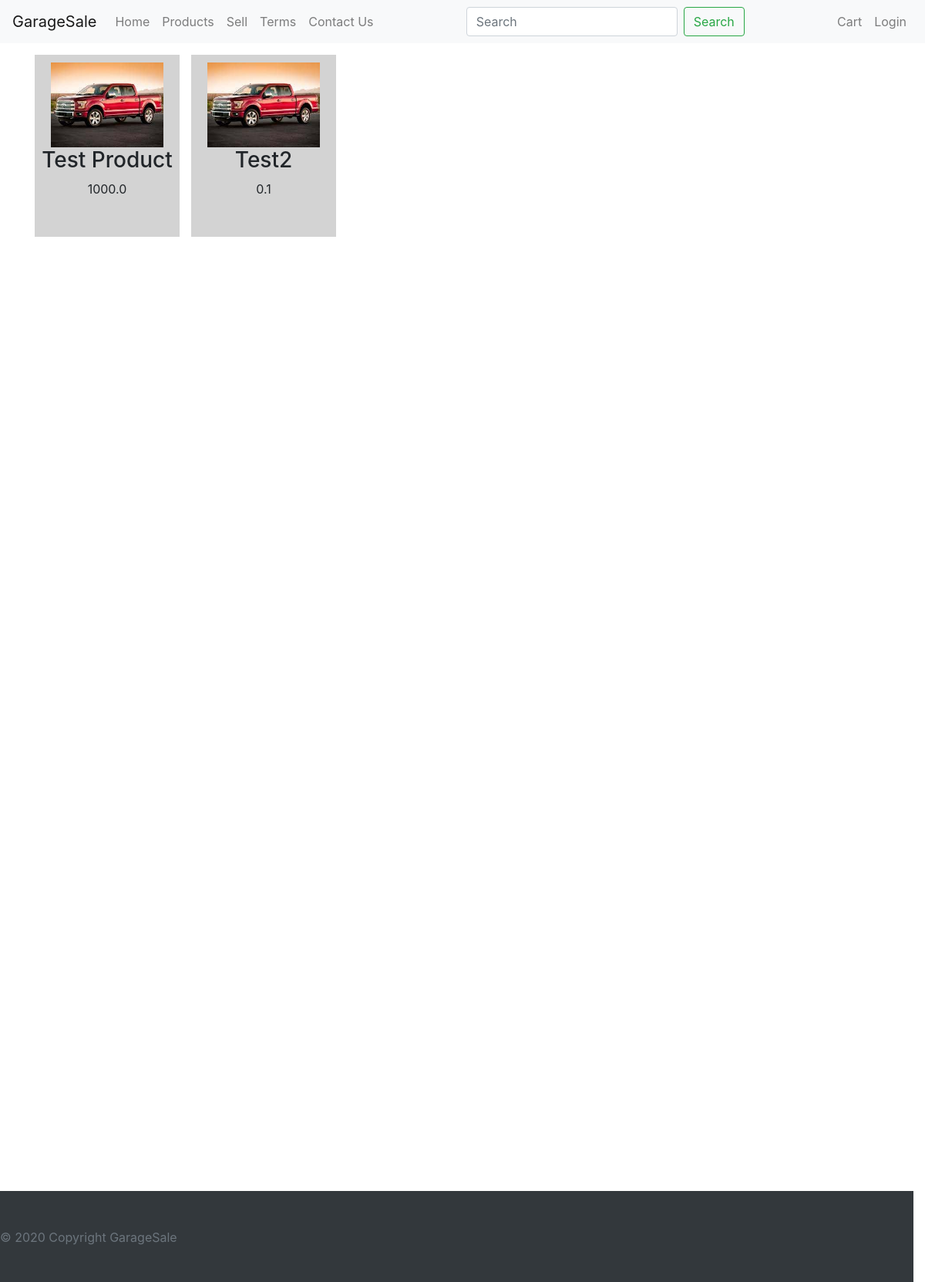
/products, run on an earlier commit of the app's database.
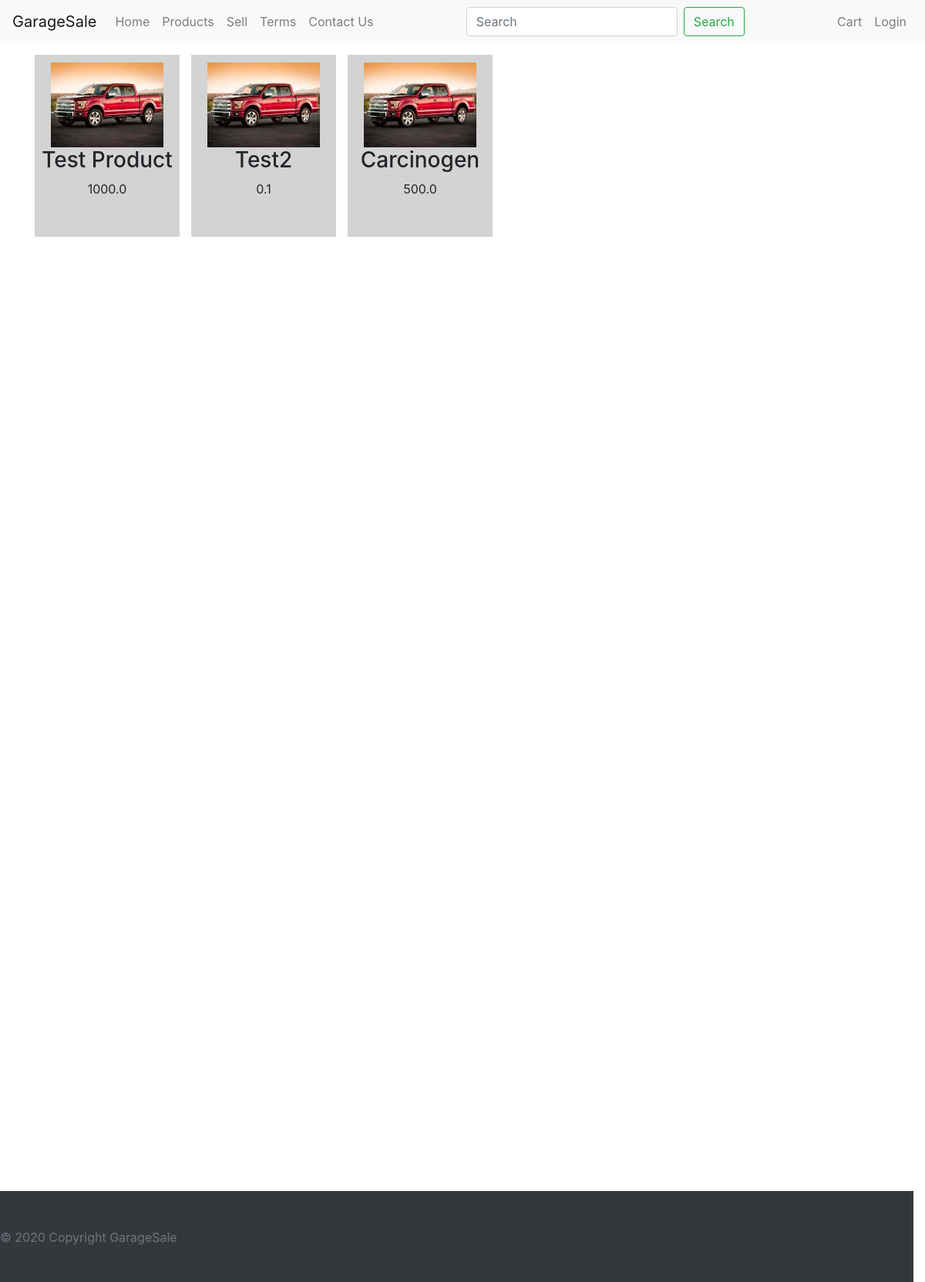
And on a later commit of the database.
### tables this page shows
CREATE TABLE Products
(
    id    INTEGER PRIMARY KEY AUTOINCREMENT,
    name  TEXT NOT NULL,
    price REAL NOT NULL,
    description TEXT,
    tags TEXT,
    image_file TEXT,
    condition TEXT
);

### garage_sale/routes.py (the view)
@app.route('/products')
def product_list():
    db = database()
    c = db.cursor()
    pList = c.execute("SELECT * FROM Products").fetchall()
    return render_template("products.j2", products = pList)

### garage_sale/__init__.py (called while the page is built)
def make_g(function):
    @wraps(function)
    def wrapper():
        value = getattr(g, function.__name__, None)
        if value is None:
            value = function()
            setattr(g, function.__name__, value)
        return value
    return wrapper

### garage_sale/database.py (called while the page is built)
@make_g
def database():
    return sqlite3.connect(DATABASE)

@app.teardown_appcontext
def close_connection(exception):
    db = database()
    if db is not None:
        db.close()

### garage_sale/templates/products.j2 (shortened to what this page needs)
{% extends "base/base.j2" %}
{% import "base/macros.j2" as macro %}
{% block styles %}
    {{ macro.css_stylesheet(url_for('static', filename='styles/products.css')) }}
{% endblock %}
{% block content %}
<body>
    <div class="closesCart container">
        {% for p in products %}
            <div class="product" id="{{p[0]}}">
                <img class="prodImg" src="/static/images/prodID.jpg" alt="product image">
                <h3 class="prodTitle">{{p[1]}}</h3>
                <p class="price">{{p[2]}}</p>
            </div>
        {% endfor %}
    </div>
</body>
{% endblock %}

### garage_sale/templates/base/base.j2 (shortened to what this page needs)
{% import "base/macros.j2" as macro %}
<!DOCTYPE html>
<html lang="en">
{% block head %}
    <head>
        {% block styles %}
        {% endblock %}
        {{ macro.css_stylesheet(url_for('static', filename='styles/base.css')) }}
        {% block bootstrap %}
            {{ macro.css_stylesheet('https://maxcdn.bootstrapcdn.com/bootstrap/4.5.2/css/bootstrap.min.css') }}
        {% endblock %}
    </head>
{% endblock %}
<header>
    {% block nav %}
        <nav class="navbar navbar-expand-lg navbar-light bg-light">
            <a class="navbar-brand" href="#">GarageSale</a>
            <div class="collapse navbar-collapse" id="navbarSupportedContent">
                <ul class="navbar-nav mr-auto">
                    <li class="nav-item">
                        <a id="home" class="nav-link" href="/">Home</a>
                    </li>
                    <li class="nav-item">
                        <a id="products" class="nav-link" href="{{ url_for('product_list') }}">Products</a>
                    </li>
                    <li class="nav-item">
                        <a id="sell" class="nav-link" href="{{ url_for('sell_get') }}">Sell</a>
                    </li>
                    <li class="nav-item">
                        <a id="terms" class="nav-link" href="{{ url_for('terms') }}">Terms</a>
                    </li>
                    <li class="nav-item">
                        <a id="contact" class="nav-link" href="{{ url_for('contact') }}">Contact Us</a>
                    </li>
                </ul>
                <form class="form-inline my-2 my-lg-0">
                    <input class="form-control mr-sm-2" type="search" placeholder="Search" aria-label="Search">
                    <button class="btn btn-outline-success my-2 my-sm-0" type="submit">Search</button>
                </form>
                <ul class="navbar-nav ml-auto">
                    {% if not user %}
                        <li class="nav-item">
                            <a class="nav-link" id="cartButton" href="#">Cart</a>
                        </li>
                        <li class="nav-item">
                            <a class="nav-link" href="{{ url_for('login_get') }}">Login</a>
                        </li>
                    {% endif %}
                </ul>
            </div>
        </nav>
    {% endblock %}
</header>
{% block content %}{% endblock %}
{% block footer %}
    <footer class="footer pt-5 row">
        <div>
        <span class="text-muted text-center col-lg-12 footer-copyright py-3">
            © 2020 Copyright GarageSale
        </span>
        </div>
    </footer>
{% endblock %}
</html>

### garage_sale/templates/base/macros.j2 (shortened to what this page needs)
{% macro css_stylesheet(href) %}
    <link rel="stylesheet" href="{{ href }}"/>
{% endmacro %}

### garage_sale/static/styles/products.css (style rules this page uses)
.product { background-color: lightgrey; width: 188px; height: 236px; margin-top: 15px; margin-bottom: 15px; margin-right: 15px; float: left; }
.prodImg { display: block; height: 120px; padding-top: 10px; margin-left: auto; margin-right: auto; }
.prodTitle { text-align: center; }
.price { text-align: center; }

### garage_sale/static/styles/base.css (style rules this page uses)
html { position: relative; min-height: 100%; }
footer { background-color: #33383c; padding:70px 0; position: absolute; left: 0; bottom: 0; height: 100px; width: 100%; }
main, body, .closesCart { transition: all .35s ease-in-out; }

What changed in the data, as far as the page shows it:
added Products: name "Carcinogen", price "500.0"
